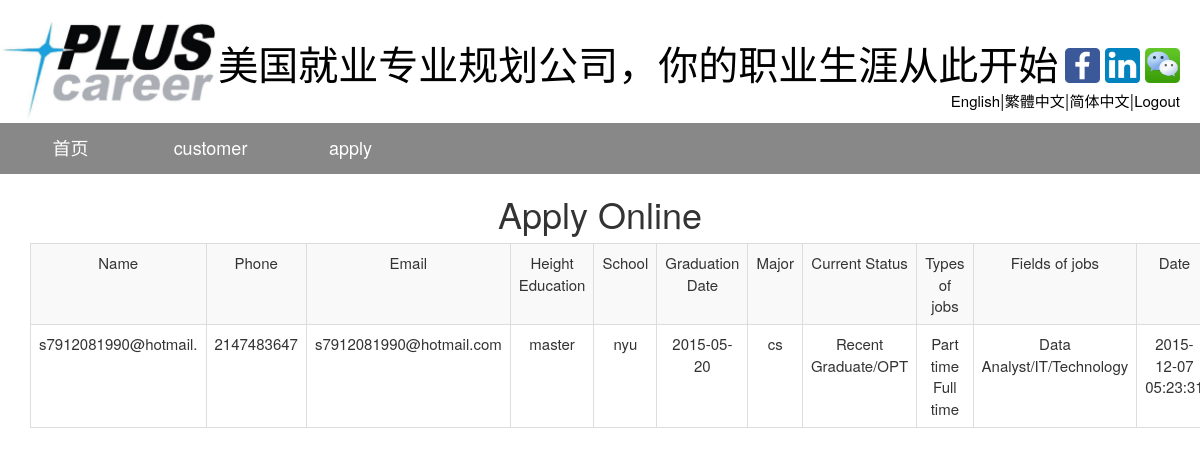
The app's page /english/ap.php with its own data.
### tables this page shows
CREATE TABLE `apply` (
  `name` varchar(20) NOT NULL,
  `email` varchar(30) NOT NULL,
  `phone` int(20) NOT NULL,
  `status` varchar(50) NOT NULL,
  `tint` varchar(50) NOT NULL,
  `fint` varchar(50) NOT NULL,
  `inputdate` timestamp NOT NULL DEFAULT CURRENT_TIMESTAMP ON UPDATE CURRENT_TIMESTAMP,
  `edu` varchar(50) NOT NULL,
  `school` varchar(50) NOT NULL,
  `graddate` date NOT NULL,
  `major` varchar(50) NOT NULL
);

### english/ap.php (the view, shortened to what this page needs)
<?php
$mysqli = new mysqli("localhost", "root", "root", "PlusCareer");
?>
<!DOCTYPE html>
<html>
<head>
<link href="http://s3.amazonaws.com/codecademy-content/courses/ltp/css/shift.css" rel="stylesheet">
    <link rel="stylesheet" href="http://s3.amazonaws.com/codecademy-content/courses/ltp/css/bootstrap.css">
    <link rel="stylesheet" href="main.css">
    <body leftmargin="2" topmargin="0" marginwidth="0" marginheight="0" oncoNtextmenu="return false" ondragstart="return false" onselectstart ="return false" onselect="document.selection.empty()" oncopy="document.selection.empty()" onbeforecopy="return false" onmouseup="document.selection.empty()">
<body leftmargin="2" topmargin="0" marginwidth="0" marginheight="0" oncoNtextmenu="return false" ondragstart="return false" onselectstart ="return false" onselect="document.selection.empty()" oncopy="document.selection.empty()" onbeforecopy="return false" onmouseup="document.selection.empty()">
</head>
<body>
	<div class ="title">
        <h1><a href = "index.php"><img src = "plusicon.jpg" height = "100px">美国就业专业规划公司，你的职业生涯从此开始 </a></h1>
        <p><a href="https://www.facebook.com/PLUSCareerInc/?fref=ts"><img src="ficon.png" width = "35px" id= "icon"></a>&nbsp<a href="https://www.linkedin.com/company/9299443?trk=tyah&trkInfo=clickedVertical%3Acompany%2CclickedEntityId%3A9299443%2Cidx%3A1-1-1%2CtarId%3A1448896272608%2Ctas%3ACOED%20group"><img src="linkicon.png" width = "35px" id= "icon"></a>&nbsp<a href="../wechet.html" target="_blank" width= "400px"><img src="wechaticon.jpeg" width = "35px" id= "icon"></a></p>
        <p><a href="" id ="lan">English</a>|<a href="" id ="lan">繁體中文</a>|<a href="" id ="lan">简体中文</a>|<a href="index.php" id ="lan">Logout</a> </p>
    </div>
    <div class = "nav">
        <ul class="navigation" align = "center">
            <li><a href="user_homepage.php">首页</a></li>
            <li><a href="customer.php">customer</a></li>
            <li><a href="ap.php">apply</a></li>
        </ul>
    </div>
	<div class = "upage">
		<h1>Apply Online</h1>
			<div class = "container">
             <?php
                    $query1 = "SELECT * FROM apply ORDER BY inputdate DESC";
                    if ($stmt = $mysqli->prepare($query1)) {
                        $stmt->execute();
                        $stmt->bind_result($name,$email,$phone,$status,$tint,$fint,$inputdate,$edu,$school,$graddate,$major);
                        echo "<table class=\"table table-striped table-bordered\">\n";
                        echo "<tr align = 'center'><td>Name</td><td>Phone</td><td>Email</td><td>Height Education</td><td>School</td><td>Graduation Date</td><td>Major</td><td>Current Status</td><td>Types of jobs</td><td>Fields of jobs</td><td>Date</td></tr>";
                        while ($stmt->fetch()) {
                            echo "<tr align = 'center'>";
                            echo "<td>$name</td><td>$phone</td><td>$email</td><td>$edu</td><td>$school</td><td>$graddate</td><td>$major</td><td>$status</td><td>$tint</td><td>$fint</td><td>$inputdate</td>";
                            echo "</tr>\n";
                        }
                        echo "</table>\n";
                    }else{
                    	echo "false";
                    }
                    ?>
                    </div>
	</div>
</body>
</html>

### main.css (style rules this page uses)
.title { display: inline; white-space:nowrap; }
.title h1 { margin-bottom: 0px; white-space:nowrap; }
.title a { text-decoration: none; font-size: 40px; color: black; }
.title p { text-align: right; margin-top: -50px; margin-right: 20px; }
.title #lan { text-align: right; text-decoration: none; font-size: 15px; color: black; }
.title #icon { margin-top: -80px; }
.nav { background-color: #888; padding-top: 0px; padding-bottom: 0px; text-align: center; padding-left: 0px; padding-right: 0px; z-index: 20; }
body, ul.navigation, ul.navigation li, ul.navigation ul, a { margin: 0; padding: 0; font-size: 18px; text-decoration: none; z-index: 999; }
ul.navigation,ul.navigation li { list-style: none; }
ul.navigation li { position: relative; float: left; }
ul.navigation { text-align: center; width: 100%; background-color: #888; }
ul.navigation li a { width: 140px; display: block; padding: 12px 10px; background: #888; color: #FFF; }
ul.navigation > li > a { border-bottom: 1px solid #888; border-left: 1px solid #888; }
.upage { text-align: center; }
.upage table td, tr { font-size: 15px; }

### records on screen
apply: name "s7912081990@hotmail.", phone "2147483647", email "s7912081990@hotmail.com", edu "master", school "nyu", graddate "2015-05-20", major "cs", status "Recent Graduate/OPT", tint "Part time Full time", fint "Data Analyst/IT/Technology", inputdate "2015-12-07…"
